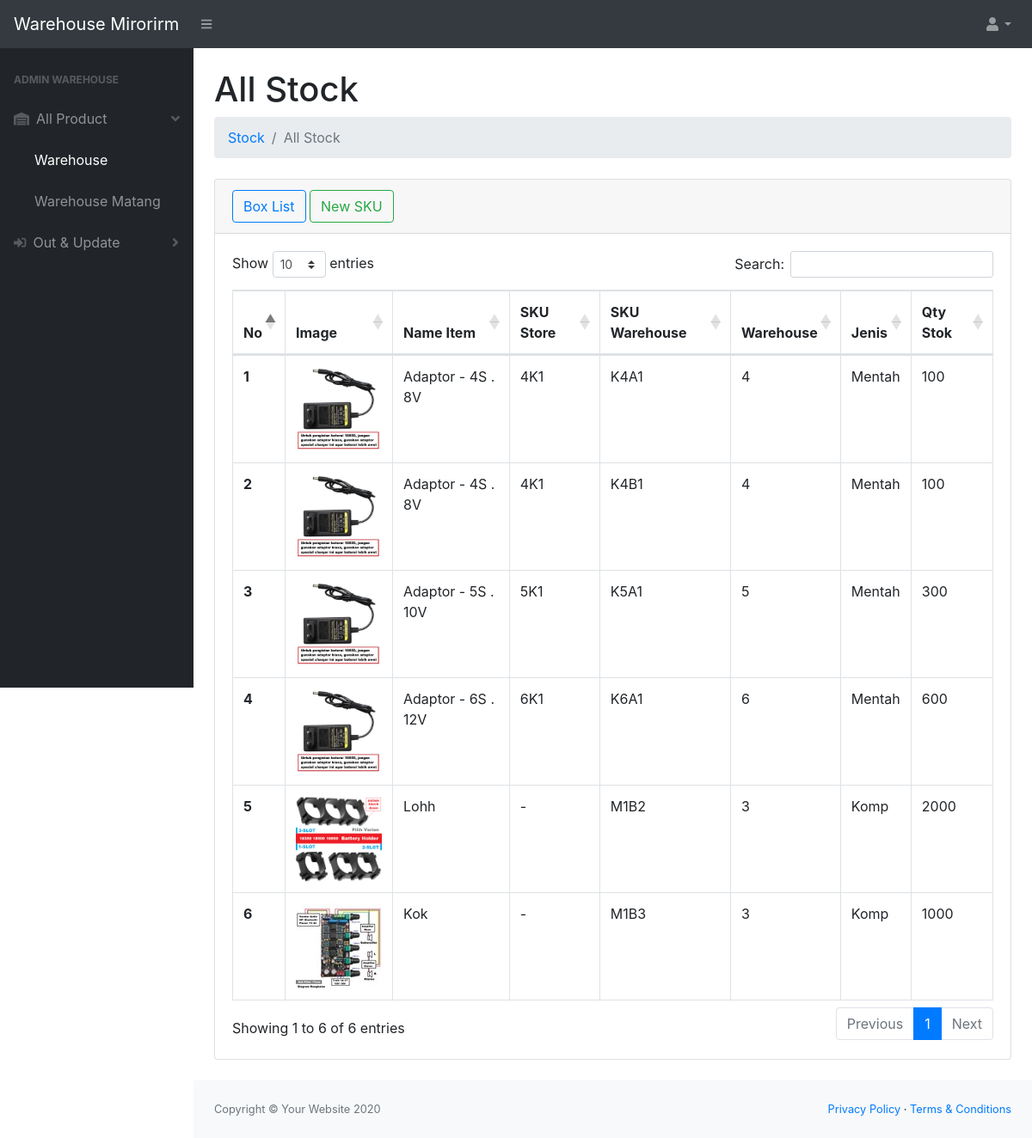
The page /gudang/index.php?url=gudang on the database as committed earlier.
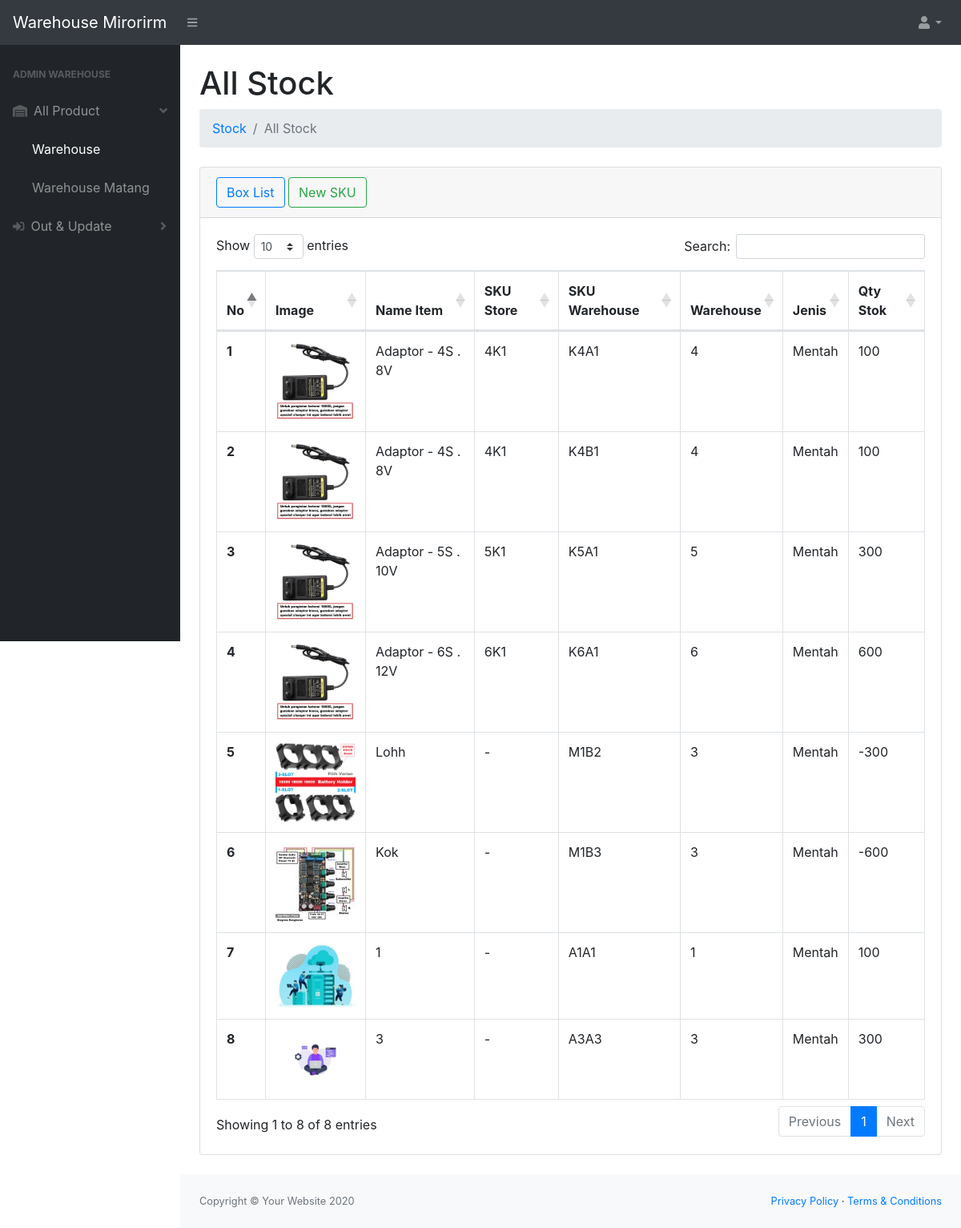
The same page on the database as committed later.
### tables this page shows
CREATE TABLE `product_id` (
  `id_product` int(11) NOT NULL,
  `image` mediumtext NOT NULL,
  `nama` varchar(200) NOT NULL,
  `jenis` varchar(200) NOT NULL
);

CREATE TABLE `toko_id` (
  `id_toko` int(11) NOT NULL,
  `sku_toko` varchar(200) NOT NULL DEFAULT '-',
  `id_product` int(11) NOT NULL,
  `quantity_toko` int(11) NOT NULL
);

CREATE TABLE `gudang_id` (
  `id_gudang` int(11) NOT NULL,
  `sku_gudang` varchar(200) NOT NULL,
  `id_product` int(11) NOT NULL,
  `quantity` int(11) NOT NULL,
  `lokasi_gudang` int(11) NOT NULL
);

### gudang/gudang.php (the view)
<div class="container-fluid">
            <h1 class="mt-4">All Stock</h1>
            <ol class="breadcrumb mb-4">
                <li class="breadcrumb-item"><a href="#">Stock</a></li>
                <li class="breadcrumb-item active">All Stock</li>
            </ol>
            <div class="card mb-4">
                <div class="card-header">
                    <a type="button" class="btn btn-outline-primary" href="index.php?url=boxlist">Box List</a>
                    <a type="button" class="btn btn-outline-success" href="index.php?url=pending">New SKU</a>
                </div>
                <div class="card-body">
                    <div class="table-responsive">
                        <table class="table table-hover table-bordered" id="dataTable" width="100%" cellspacing="0">
                            <thead>
                                <tr>
                                    <th>No</th>
                                    <th>Image</th>
                                    <th>Name Item</th>
                                    <th>SKU Store</th>
                                    <th>SKU Warehouse</th>
                                    <th>Warehouse</th>
                                    <th>Jenis</th>
                                    <th>Qty Stok</th>
                                </tr>
                            </thead>
                            <tbody>
                            <?php
                               $select = mysqli_query($conn, "SELECT * FROM product_id, toko_id, gudang_id WHERE product_id.id_product=toko_id.id_product AND product_id.id_product=gudang_id.id_product AND jenis<>'Mateng' ");
                               $i = 1;
                               while($data=mysqli_fetch_array($select)){
                                $gambar = $data['image'];
                                if($gambar==null){
                                    $img = '<img src="../assets/img/noimageavailable.png" class="zoomable">';
                                } else {
                                    $img ='<img src="../assets/img/'.$gambar.'" class="zoomable">';
                                }
                            ?>
                                <tr data-bs-toggle="modal" data-bs-target="#largeModal">
                                    <th><?=$i++;?></th>
                                    <td><?=$img;?></td>
                                    <td><?=$data['nama'];?></td>
                                    <td class="text-uppercase"><?=$data['sku_toko'];?></td>
                                    <td class="text-uppercase"><?=$data['sku_gudang'];?></td>
                                    <td><?=$data['lokasi_gudang'];?></td>
                                    <td><?=$data['jenis'];?></td>
                                    <td><?=$data['quantity'];?></td>
                                </tr>
                                <?php
                               }
                            ?>
                            </tbody>
                        </table>
                    </div>
                </div>
            </div>
        </div>

### gudang/index.php (shortened to what this page needs)
<!DOCTYPE html>
<html lang="en">
<head>
    <link href="https://cdn.jsdelivr.net/npm/bootstrap@5.3.0-alpha1/dist/css/bootstrap.min.css" rel="stylesheet">
    <link href="../css/styles.css" rel="stylesheet" />
    <link href="https://cdn.datatables.net/1.10.20/css/dataTables.bootstrap4.min.css" rel="stylesheet" />
</head>
<body class="sb-nav-fixed">
    <nav class="sb-topnav navbar navbar-expand navbar-dark bg-dark">
        <a class="navbar-brand" href="index.php">Warehouse Mirorirm</a>
        <button class="btn btn-link btn-sm order-1 order-lg-0" id="sidebarToggle" href="#"><i class="fas fa-bars"></i></button>
        <ul class="navbar-nav ml-auto ml-md-6">
            <li class="nav-item dropdown">
                <a class="nav-link dropdown-toggle" id="userDropdown" href="#" role="button" data-toggle="dropdown" aria-haspopup="true" aria-expanded="false"><i class="fas fa-user fa-fw"></i></a>
            </li>
        </ul>
    </nav>
    <div id="layoutSidenav">
        <div id="layoutSidenav_nav">
            <nav class="sb-sidenav accordion sb-sidenav-dark" id="sidenavAccordion">
                <div class="sb-sidenav-menu">
                    <div class="nav">
                        <div class="sb-sidenav-menu-heading">Admin Warehouse</div>
                        <a class="nav-link collapse" href="#" data-toggle="collapse" data-target="#collapseLayouts" aria-expanded="false" aria-controls="collapseLayouts">
                            <div class="sb-nav-link-icon"><i class="fas fa-warehouse"></i></div>
                            All Product
                            <div class="sb-sidenav-collapse-arrow"><i class="fas fa-angle-down"></i></div>
                        </a>
                        <div class="collapsed" id="collapseLayouts" aria-labelledby="headingOne" data-parent="#sidenavAccordion">
                            <nav class="sb-sidenav-menu-nested nav">
                                <a class="nav-link" href="index.php?url=gudang">Warehouse</a>
                                <a class="nav-link" href="index.php?url=gudang5">Warehouse Matang</a>
                            </nav>
                        </div>
                        <a class="nav-link collapsed" href="#" data-toggle="collapse" data-target="#collapsePages" aria-expanded="false" aria-controls="collapsePages">
                            <div class="sb-nav-link-icon"><i class="fas fa-sign-in-alt"></i></div>
                            Out & Update
                            <div class="sb-sidenav-collapse-arrow"><i class="fas fa-angle-down"></i></div>
                        </a>
            </nav>
        </div>
        <div id="layoutSidenav_content">
            <section class="section">
                <main>
                    <?php
                    $file = @$_GET['url'];
                    if (empty($file)) {
                        echo " <div class='card'>
                    <div class='card-body text-center'>
                    <p class='card-text'><h4>Selamat Datang di Halaman Gudang .</h4> </p>
                    </div>";
                    } else {
                        include $file . '.php';
                    }
                    ?>
                </main>
            </section>
            <footer class="py-4 bg-light mt-auto">
                <div class="container-fluid">
                    <div class="d-flex align-items-center justify-content-between small">
                        <div class="text-muted">Copyright &copy; Your Website 2020</div>
                        <div>
                            <a href="#">Privacy Policy</a>
                            &middot;
                            <a href="#">Terms &amp; Conditions</a>
                        </div>
                    </div>
                </div>
            </footer>
        </div>
    </div>
</body>
</html>

### gudang/index.php (style rules this page uses)
.zoomable { width: 100px; }

Rows that differ between the two databases and show on the page:
changed product_id "Lohh": jenis "Komp" → "Mentah"; gudang_id.quantity "2000" → "-300"
changed product_id "Kok": jenis "Komp" → "Mentah"; gudang_id.quantity "1000" → "-600"
added product_id: image (picture), nama "1", toko_id.sku_toko "-", gudang_id.sku_gudang "A1A1", gudang_id.lokasi_gudang "1", jenis "Mentah", gudang_id.quantity "100"
added product_id: image (picture), nama "3", toko_id.sku_toko "-", gudang_id.sku_gudang "A3A3", gudang_id.lokasi_gudang "3", jenis "Mentah", gudang_id.quantity "300"
Other text that changed with them:
text written by a page script: "Show entries Search: Showing 1 to 6 of 6 entries Previous 1 Next" → "Show entries Search: Showing 1 to 8 of 8 entries Previous 1 Next"
